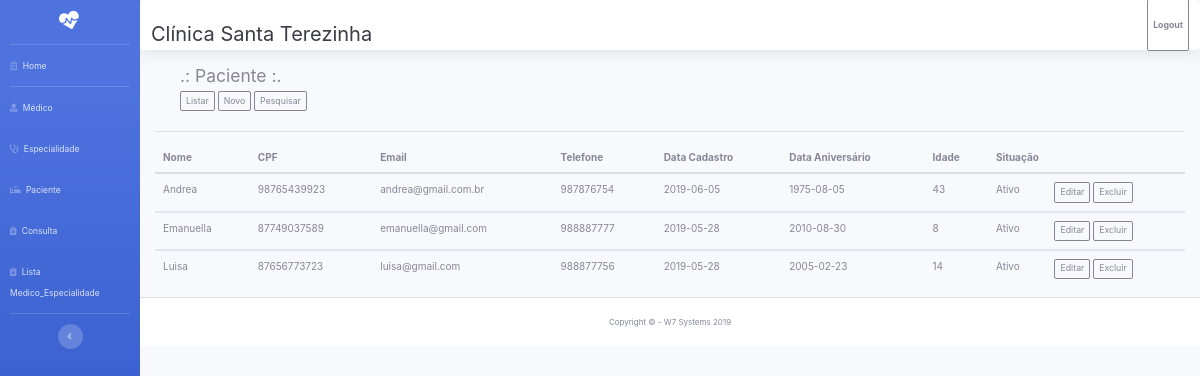
/view/PacienteListar.php, run on the app's committed database.
### tables this page shows
CREATE TABLE IF NOT EXISTS `pacientes` (
  `id_pacientes` int(11) NOT NULL AUTO_INCREMENT,
  `nome_pacientes` varchar(255) NOT NULL,
  `cpf_pacientes` varchar(255) NOT NULL,
  `email_pacientes` varchar(255) NOT NULL,
  `telefone_pacientes` varchar(20) NOT NULL,
  `datacadastro_pacientes` date NOT NULL,
  `dataaniversario_pacientes` date NOT NULL,
  `idade_pacientes` varchar(10) NOT NULL,
  `situacao_pacientes` int(3) NOT NULL,
  PRIMARY KEY (`id_pacientes`)
);

### model/Paciente.php (called while the page is built, shortened)
<?php
require_once("Conexao.php");
class Paciente extends Conexao {
  public function selectAll() {
    $sql = "SELECT * FROM pacientes ORDER BY nome_pacientes ASC";
    $res = Conexao::prepare($sql);
    $res->execute();
    return $res->fetchAll(PDO::FETCH_ASSOC);
  }
}
?>

### model/Conexao.php (called while the page is built, shortened)
<?php
class Conexao {
	private static $pdo;
	public static function ConexaoDB() {
		if (!isset(self::$pdo)) {
			try {
				self::$pdo = new PDO("mysql:host=".HOST. ";dbname=".DB , USER, PASS);
				self::$pdo->setAttribute(PDO::ATTR_DEFAULT_FETCH_MODE, PDO::FETCH_OBJ);
				self::$pdo->setAttribute(PDO::ATTR_ERRMODE, PDO::ERRMODE_EXCEPTION);
			} catch (PDOException $e) {
				echo "Erro no DB ".$e->getMessage();
			}
		}
		return self::$pdo;
	}
	public function prepare($sql) {
		return self::ConexaoDB()->prepare($sql);
	}
}
?>

### view/PacienteListar.php (the view, shortened to what this page needs)
<?php require_once("layout/head.php"); ?>
<?php require_once("layout/menu.php"); ?>
<?php require_once("layout/nav.php"); ?>
<?php require_once("layout/PacienteMenu.php"); ?>
<?php
require_once '../model/Paciente.php';
$paciente = new Paciente();
$dados = $paciente->selectAll();
?>
<div class="container">
	<hr>
	<div class="table-responsive">
	<table class="table table-hover">
		<thead>
			<tr>
				<th>Nome</th>
				<th>CPF</th>
				<th>Email</th>
				<th>Telefone</th>
				<th>Data Cadastro</th>
				<th>Data Aniversário</th>
				<th>Idade</th>
				<th colspan="2">Situação</th>
			</tr>
		</thead>
		<?php foreach ($dados as $key => $value): ?>
		<tbody>
			<tr>
				<td><?php echo $value['nome_pacientes']; ?></td>
				<td><?php echo $value['cpf_pacientes']; ?></td>
				<td><?php echo $value['email_pacientes']; ?></td>
				<td><?php echo $value['telefone_pacientes']; ?></td>
				<td><?php echo $value['datacadastro_pacientes']; ?></td>
				<td><?php echo $value['dataaniversario_pacientes']; ?></td>
				<td><?php echo $value['idade_pacientes']; ?></td>
				<td><?php echo $value['situacao__pacientes'] = ($value['situacao_pacientes'] == "0") ? "Inativo":"Ativo" ?>
				</td>
				<td>
					<a href="PacienteEditar.php?id_pacientes=<?php echo $value['id_pacientes']; ?>" class="btn btn-outline-secondary btn-sm" >Editar</a>
					<a href="PacienteListar.php?acao=deletar&id_pacientes=<?php echo $value['id_pacientes']; ?>" class="btn btn-outline-secondary btn-sm" >Excluir</a>
				</td>
			</tr>
		</tbody>
		<?php endforeach ?>
	</table>
	</div>
</div>
<?php require_once("layout/footer.php"); ?>

### data on the page
pacientes: nome_pacientes "Andrea", cpf_pacientes "98765439923", email_pacientes "andrea@gmail.com.br", telefone_pacientes "987876754", datacadastro_pacientes "2019-06-05", dataaniversario_pacientes "1975-08-05", idade_pacientes "43", situacao_pacientes "Ativo"
pacientes: nome_pacientes "Emanuella", cpf_pacientes "87749037589", email_pacientes "emanuella@gmail.com", telefone_pacientes "988887777", datacadastro_pacientes "2019-05-28", dataaniversario_pacientes "2010-08-30", idade_pacientes "8", situacao_pacientes "Ativo"
pacientes: nome_pacientes "Luisa", cpf_pacientes "87656773723", email_pacientes "luisa@gmail.com", telefone_pacientes "988877756", datacadastro_pacientes "2019-05-28", dataaniversario_pacientes "2005-02-23", idade_pacientes "14", situacao_pacientes "Ativo"
